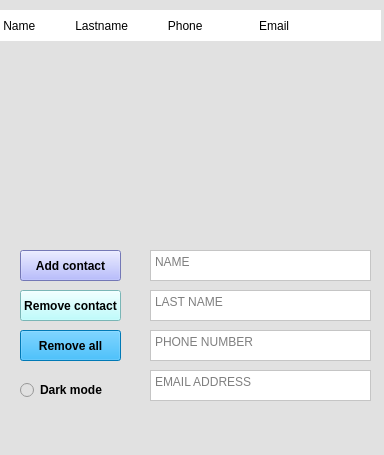
<?xml version="1.0" encoding="UTF-8"?>
<ui version="4.0">
 <class>MainWindow</class>
 <widget class="QMainWindow" name="MainWindow">
  <property name="geometry">
   <rect>
    <x>0</x>
    <y>0</y>
    <width>384</width>
    <height>455</height>
   </rect>
  </property>
  <property name="windowTitle">
   <string>MainWindow</string>
  </property>
  <property name="styleSheet">
   <string notr="true">background-color: rgb(225, 225, 225);</string>
  </property>
  <widget class="QWidget" name="centralwidget">
   <widget class="QPushButton" name="removeButton">
    <property name="geometry">
     <rect>
      <x>20</x>
      <y>290</y>
      <width>101</width>
      <height>31</height>
     </rect>
    </property>
    <property name="font">
     <font>
      <bold>true</bold>
     </font>
    </property>
    <property name="styleSheet">
     <string notr="true">background-color: rgb(171, 255, 255);</string>
    </property>
    <property name="text">
     <string>Remove contact</string>
    </property>
   </widget>
   <widget class="QPushButton" name="addButton">
    <property name="geometry">
     <rect>
      <x>20</x>
      <y>250</y>
      <width>101</width>
      <height>31</height>
     </rect>
    </property>
    <property name="font">
     <font>
      <bold>true</bold>
     </font>
    </property>
    <property name="autoFillBackground">
     <bool>false</bool>
    </property>
    <property name="styleSheet">
     <string notr="true">background-color: rgb(162, 168, 255);</string>
    </property>
    <property name="text">
     <string>Add contact</string>
    </property>
   </widget>
   <widget class="QRadioButton" name="darkmode">
    <property name="geometry">
     <rect>
      <x>20</x>
      <y>380</y>
      <width>91</width>
      <height>20</height>
     </rect>
    </property>
    <property name="font">
     <font>
      <bold>true</bold>
     </font>
    </property>
    <property name="text">
     <string>Dark mode</string>
    </property>
   </widget>
   <widget class="QLabel" name="label">
    <property name="geometry">
     <rect>
      <x>0</x>
      <y>10</y>
      <width>381</width>
      <height>31</height>
     </rect>
    </property>
    <property name="styleSheet">
     <string notr="true">background-color: rgb(255, 255, 255);</string>
    </property>
    <property name="text">
     <string> Name            Lastname            Phone                 Email</string>
    </property>
    <property name="alignment">
     <set>Qt::AlignLeading|Qt::AlignLeft|Qt::AlignVCenter</set>
    </property>
   </widget>
   <widget class="QPushButton" name="removeButton_2">
    <property name="geometry">
     <rect>
      <x>20</x>
      <y>330</y>
      <width>101</width>
      <height>31</height>
     </rect>
    </property>
    <property name="font">
     <font>
      <bold>true</bold>
     </font>
    </property>
    <property name="styleSheet">
     <string notr="true">background-color: rgb(0, 170, 255);</string>
    </property>
    <property name="text">
     <string>Remove all</string>
    </property>
   </widget>
   <widget class="QWidget" name="verticalLayoutWidget">
    <property name="geometry">
     <rect>
      <x>10</x>
      <y>50</y>
      <width>361</width>
      <height>191</height>
     </rect>
    </property>
    <layout class="QVBoxLayout" name="verticalLayout"/>
   </widget>
   <widget class="QTextEdit" name="textEdit">
    <property name="geometry">
     <rect>
      <x>150</x>
      <y>250</y>
      <width>221</width>
      <height>31</height>
     </rect>
    </property>
    <property name="styleSheet">
     <string notr="true">background-color: rgb(255, 255, 255);</string>
    </property>
    <property name="placeholderText">
     <string>NAME</string>
    </property>
   </widget>
   <widget class="QTextEdit" name="textEdit_2">
    <property name="geometry">
     <rect>
      <x>150</x>
      <y>290</y>
      <width>221</width>
      <height>31</height>
     </rect>
    </property>
    <property name="styleSheet">
     <string notr="true">background-color: rgb(255, 255, 255);</string>
    </property>
    <property name="placeholderText">
     <string>LAST NAME</string>
    </property>
   </widget>
   <widget class="QTextEdit" name="textEdit_3">
    <property name="geometry">
     <rect>
      <x>150</x>
      <y>330</y>
      <width>221</width>
      <height>31</height>
     </rect>
    </property>
    <property name="styleSheet">
     <string notr="true">background-color: rgb(255, 255, 255);</string>
    </property>
    <property name="placeholderText">
     <string>PHONE NUMBER</string>
    </property>
   </widget>
   <widget class="QTextEdit" name="textEdit_4">
    <property name="geometry">
     <rect>
      <x>150</x>
      <y>370</y>
      <width>221</width>
      <height>31</height>
     </rect>
    </property>
    <property name="styleSheet">
     <string notr="true">background-color: rgb(255, 255, 255);</string>
    </property>
    <property name="placeholderText">
     <string>EMAIL ADDRESS</string>
    </property>
   </widget>
  </widget>
  <widget class="QMenuBar" name="menubar">
   <property name="geometry">
    <rect>
     <x>0</x>
     <y>0</y>
     <width>384</width>
     <height>22</height>
    </rect>
   </property>
  </widget>
  <widget class="QStatusBar" name="statusbar"/>
 </widget>
 <resources/>
 <connections/>
</ui>
